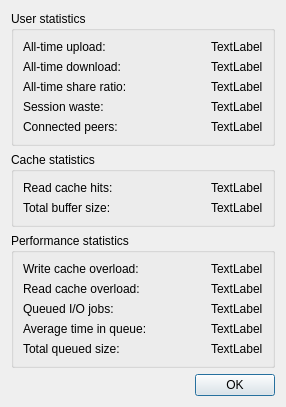
<?xml version="1.0" encoding="UTF-8"?>
<ui version="4.0">
    <class>StatsDialog</class>
    <widget class="QDialog" name="StatsDialog">
        <property name="geometry">
            <rect>
                <x>0</x>
                <y>0</y>
                <width>286</width>
                <height>401</height>
            </rect>
        </property>
        <property name="windowTitle">
            <string>Statistics</string>
        </property>
        <layout class="QVBoxLayout" name="verticalLayout">
            <item>
                <widget class="QGroupBox" name="groupUser">
                    <property name="title">
                        <string>User statistics</string>
                    </property>
                    <layout class="QGridLayout" name="gridLayout_2">
                        <item row="3" column="1" alignment="Qt::AlignRight">
                            <widget class="QLabel" name="labelWaste">
                                <property name="text">
                                    <string notr="true">TextLabel</string>
                                </property>
                            </widget>
                        </item>
                        <item row="4" column="0">
                            <widget class="QLabel" name="labelPeersText">
                                <property name="text">
                                    <string>Connected peers:</string>
                                </property>
                            </widget>
                        </item>
                        <item row="2" column="0">
                            <widget class="QLabel" name="labelGlobalRatioText">
                                <property name="text">
                                    <string>All-time share ratio:</string>
                                </property>
                            </widget>
                        </item>
                        <item row="4" column="1" alignment="Qt::AlignRight">
                            <widget class="QLabel" name="labelPeers">
                                <property name="text">
                                    <string notr="true">TextLabel</string>
                                </property>
                            </widget>
                        </item>
                        <item row="1" column="0">
                            <widget class="QLabel" name="labelAlltimeDLText">
                                <property name="text">
                                    <string>All-time download:</string>
                                </property>
                            </widget>
                        </item>
                        <item row="1" column="1" alignment="Qt::AlignRight">
                            <widget class="QLabel" name="labelAlltimeDL">
                                <property name="text">
                                    <string notr="true">TextLabel</string>
                                </property>
                            </widget>
                        </item>
                        <item row="2" column="1" alignment="Qt::AlignRight">
                            <widget class="QLabel" name="labelGlobalRatio">
                                <property name="text">
                                    <string notr="true">TextLabel</string>
                                </property>
                            </widget>
                        </item>
                        <item row="3" column="0">
                            <widget class="QLabel" name="labelWasteText">
                                <property name="text">
                                    <string>Session waste:</string>
                                </property>
                            </widget>
                        </item>
                        <item row="0" column="0">
                            <widget class="QLabel" name="labelAlltimeULText">
                                <property name="text">
                                    <string>All-time upload:</string>
                                </property>
                            </widget>
                        </item>
                        <item row="0" column="1" alignment="Qt::AlignRight">
                            <widget class="QLabel" name="labelAlltimeUL">
                                <property name="text">
                                    <string notr="true">TextLabel</string>
                                </property>
                            </widget>
                        </item>
                    </layout>
                </widget>
            </item>
            <item>
                <widget class="QGroupBox" name="groupCache">
                    <property name="title">
                        <string>Cache statistics</string>
                    </property>
                    <layout class="QGridLayout" name="gridLayout">
                        <item row="0" column="0">
                            <widget class="QLabel" name="labelCacheHitsText">
                                <property name="text">
                                    <string>Read cache hits:</string>
                                </property>
                            </widget>
                        </item>
                        <item row="0" column="1" alignment="Qt::AlignRight">
                            <widget class="QLabel" name="labelCacheHits">
                                <property name="text">
                                    <string notr="true">TextLabel</string>
                                </property>
                            </widget>
                        </item>
                        <item row="1" column="1" alignment="Qt::AlignRight">
                            <widget class="QLabel" name="labelTotalBuf">
                                <property name="text">
                                    <string notr="true">TextLabel</string>
                                </property>
                            </widget>
                        </item>
                        <item row="1" column="0">
                            <widget class="QLabel" name="labelTotalBufText">
                                <property name="text">
                                    <string>Total buffer size:</string>
                                </property>
                            </widget>
                        </item>
                    </layout>
                </widget>
            </item>
            <item>
                <widget class="QGroupBox" name="groupPerf">
                    <property name="title">
                        <string>Performance statistics</string>
                    </property>
                    <layout class="QGridLayout" name="gridLayout_3">
                        <item row="3" column="1" alignment="Qt::AlignRight">
                            <widget class="QLabel" name="labelJobsTime">
                                <property name="text">
                                    <string notr="true">TextLabel</string>
                                </property>
                            </widget>
                        </item>
                        <item row="2" column="1" alignment="Qt::AlignRight">
                            <widget class="QLabel" name="labelQueuedJobs">
                                <property name="text">
                                    <string notr="true">TextLabel</string>
                                </property>
                            </widget>
                        </item>
                        <item row="0" column="1" alignment="Qt::AlignRight">
                            <widget class="QLabel" name="labelWriteStarve">
                                <property name="text">
                                    <string notr="true">TextLabel</string>
                                </property>
                            </widget>
                        </item>
                        <item row="1" column="1" alignment="Qt::AlignRight">
                            <widget class="QLabel" name="labelReadStarve">
                                <property name="text">
                                    <string notr="true">TextLabel</string>
                                </property>
                            </widget>
                        </item>
                        <item row="2" column="0">
                            <widget class="QLabel" name="labelQueuedJobsText">
                                <property name="text">
                                    <string>Queued I/O jobs:</string>
                                </property>
                            </widget>
                        </item>
                        <item row="0" column="0">
                            <widget class="QLabel" name="labelWriteStarveText">
                                <property name="text">
                                    <string>Write cache overload:</string>
                                </property>
                            </widget>
                        </item>
                        <item row="3" column="0">
                            <widget class="QLabel" name="labelJobsTimeText">
                                <property name="text">
                                    <string>Average time in queue:</string>
                                </property>
                            </widget>
                        </item>
                        <item row="1" column="0">
                            <widget class="QLabel" name="labelReadStarveText">
                                <property name="text">
                                    <string>Read cache overload:</string>
                                </property>
                            </widget>
                        </item>
                        <item row="4" column="0">
                            <widget class="QLabel" name="labelQueuedBytesText">
                                <property name="text">
                                    <string>Total queued size:</string>
                                </property>
                            </widget>
                        </item>
                        <item row="4" column="1" alignment="Qt::AlignRight">
                            <widget class="QLabel" name="labelQueuedBytes">
                                <property name="text">
                                    <string notr="true">TextLabel</string>
                                </property>
                            </widget>
                        </item>
                    </layout>
                </widget>
            </item>
            <item>
                <spacer name="verticalSpacer">
                    <property name="orientation">
                        <enum>Qt::Vertical</enum>
                    </property>
                    <property name="sizeHint" stdset="0">
                        <size>
                            <width>20</width>
                            <height>40</height>
                        </size>
                    </property>
                </spacer>
            </item>
            <item>
                <widget class="QDialogButtonBox" name="buttonBox">
                    <property name="standardButtons">
                        <set>QDialogButtonBox::Ok</set>
                    </property>
                </widget>
            </item>
        </layout>
    </widget>
    <resources/>
    <connections/>
</ui>
